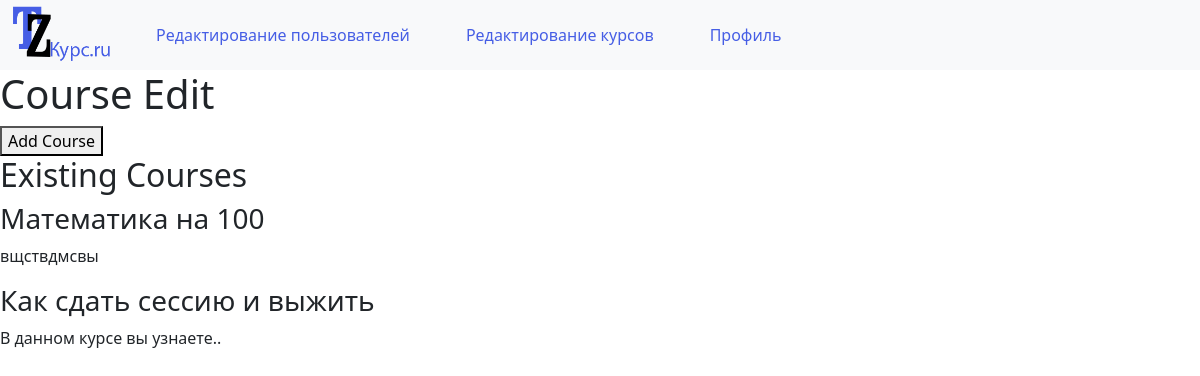
Before: /course_edit (signed in) with the older database file.
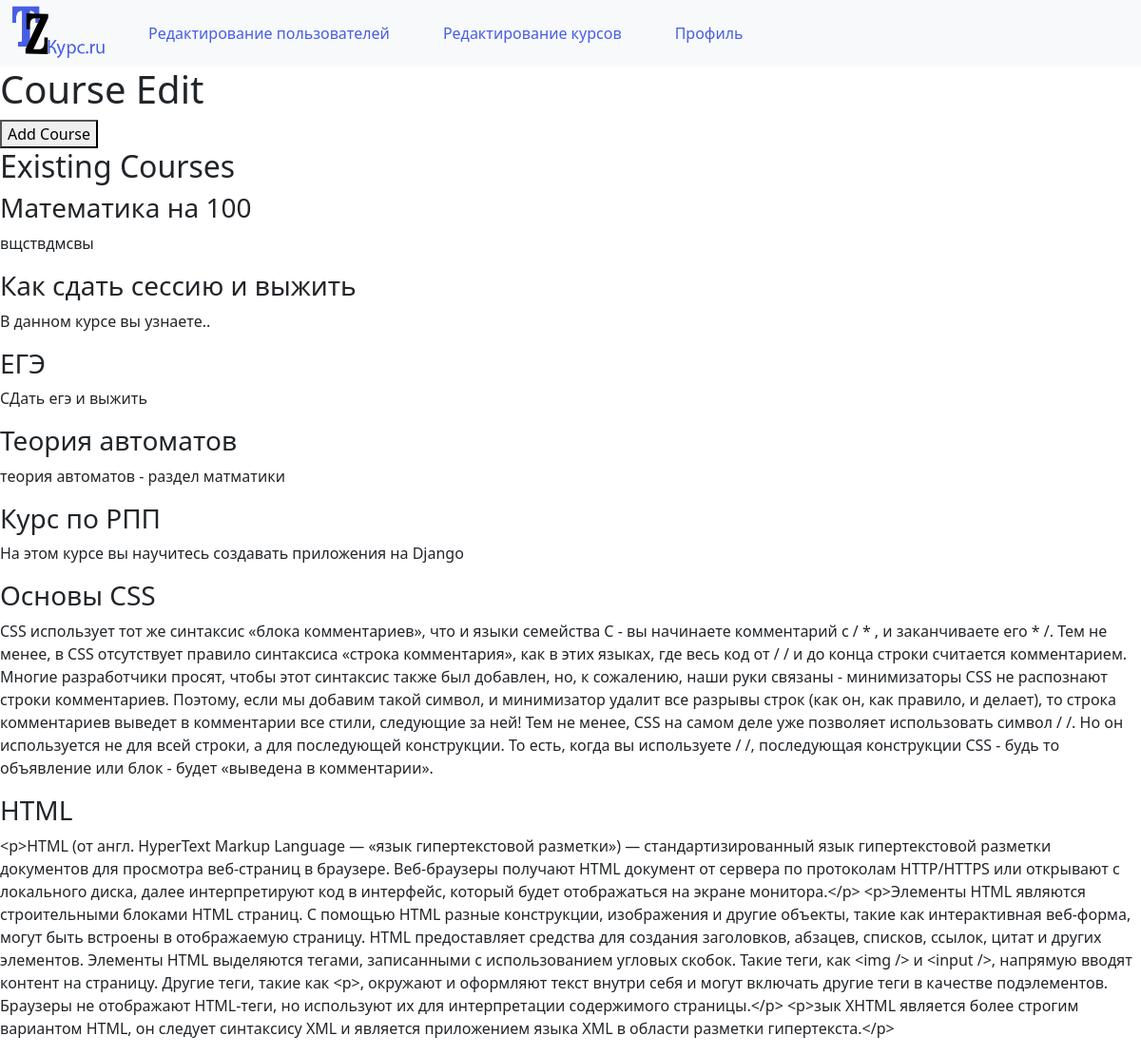
After: the same page with the newer database file.
### main/models.py (models this page shows, shortened)
class Course(models.Model):
    CATEGORY_CHOICES = [
        ('students', 'Студентам'),
        ('ege', 'Подготовка к ЕГЭ'),
    ]
    title = models.CharField(max_length=100, blank=False, default='')
    description = models.TextField(blank=False, default='')
    category = models.CharField(max_length=20, choices=CATEGORY_CHOICES, blank=False, default='students')
    image = models.ImageField(upload_to='course_images/', blank=False, default='')

### main/views.py (the view)
# urls.py: path('course_edit', views.course_edit, name='course_edit'),
def course_edit(request, course_id=None):
    if request.user.is_authenticated and request.user.can_edit_courses:
        courses = Course.objects.all()  # Получаем все курсы
        if course_id is not None:
            course = get_object_or_404(Course, id=course_id)
        else:
            course = None
        if request.method == 'POST':
            form = CourseForm(request.POST, request.FILES, instance=course)
            if form.is_valid():
                form.save()
                return redirect('home')  # Или другую страницу после успешного сохранения
        else:
            form = CourseForm(instance=course)
        return render(request, 'main/course_edit.html', {'form': form, 'course_id': course_id, 'courses': courses})
    else:
        return redirect('home')  # Или обработайте ошибку соответствующим образом

### main/templates/main/course_edit.html (shortened to what this page needs)
{% extends 'main/course_base.html' %}
{% block content %}
  <h1>Course Edit</h1>
  <form method="POST" action="{% url 'course_add' %}">
    <button type="submit">Add Course</button>
  </form>
  <h2>Existing Courses</h2>
{% for course in courses %}
  <h3>{{ course.title }}</h3>
  <p>{{ course.description }}</p>
{% endfor %}
{% endblock %}

Changed rows visible on the page:
added Course: title "ЕГЭ", description "СДать егэ и выжить"
added Course: title "Теория автоматов", description "теория автоматов - раздел матматики"
added Course: title "Курс по РПП", description "На этом курсе вы научитесь создавать приложения на Django"
added Course: title "Основы CSS", description "CSS использует тот же синтаксис «блока комментариев», что и языки семейства C - вы начинаете комментарий с / * , и заканчиваете его * /. Тем не менее, в CSS отсутствует правило синтаксиса «строка комментария», как в этих языках, где весь код от / / и до конца строки считается комментарием. Многие разработчики просят, чтобы этот синтаксис также был добавлен, но, к сожалению, наши руки связаны - минимизаторы CSS не распознают строки комментариев. Поэтому, если мы добавим такой символ, и минимизатор удалит все разрывы строк (как он, как правило, и делает), то строка комментариев выведет в комментарии все стили, следующие за ней! Тем не менее, CSS на самом деле уже позволяет использовать символ…"
added Course: title "HTML", description "<p>HTML (от англ. HyperText Markup Language — «язык гипертекстовой разметки») — стандартизированный язык гипертекстовой разметки документов для просмотра веб-страниц в браузере. Веб-браузеры получают HTML документ от сервера по протоколам HTTP/HTTPS или открывают с локального диска, далее интерпретируют код в интерфейс, который будет отображаться на экране монитора.</p> <p>Элементы HTML являются строительными блоками HTML страниц. С помощью HTML разные конструкции, изображения и другие объекты, такие как интерактивная веб-форма, могут быть встроены в отображаемую страницу. HTML предоставляет средства для создания заголовков, абзацев, списков, ссылок, цитат и других элементов. Элементы HTML…"
